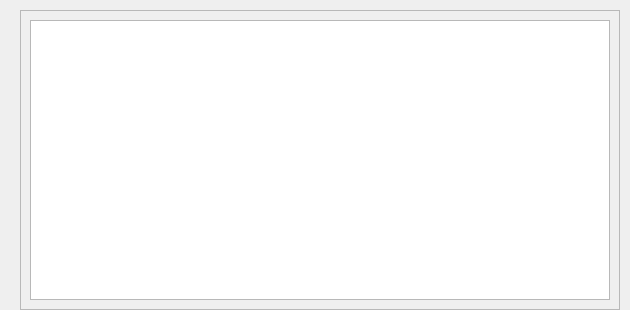
<?xml version="1.0" encoding="UTF-8"?>
<ui version="4.0">
 <class>UILesson</class>
 <widget class="QWidget" name="UILesson">
  <property name="geometry">
   <rect>
    <x>0</x>
    <y>0</y>
    <width>630</width>
    <height>310</height>
   </rect>
  </property>
  <property name="windowTitle">
   <string>UILesson</string>
  </property>
  <widget class="QFrame" name="Lesson_frame">
   <property name="geometry">
    <rect>
     <x>20</x>
     <y>10</y>
     <width>600</width>
     <height>300</height>
    </rect>
   </property>
   <property name="frameShape">
    <enum>QFrame::StyledPanel</enum>
   </property>
   <property name="frameShadow">
    <enum>QFrame::Raised</enum>
   </property>
   <widget class="QTableWidget" name="Lesson_tableWidget">
    <property name="geometry">
     <rect>
      <x>10</x>
      <y>10</y>
      <width>580</width>
      <height>280</height>
     </rect>
    </property>
   </widget>
  </widget>
  <widget class="QLabel" name="label">
   <property name="geometry">
    <rect>
     <x>5</x>
     <y>120</y>
     <width>15</width>
     <height>50</height>
    </rect>
   </property>
   <property name="styleSheet">
    <string notr="true">border-image: url(:/LoginWindow/images/AuxiliaryArrow.png);</string>
   </property>
   <property name="text">
    <string/>
   </property>
  </widget>
 </widget>
 <layoutdefault spacing="6" margin="11"/>
 <resources/>
 <connections/>
</ui>
